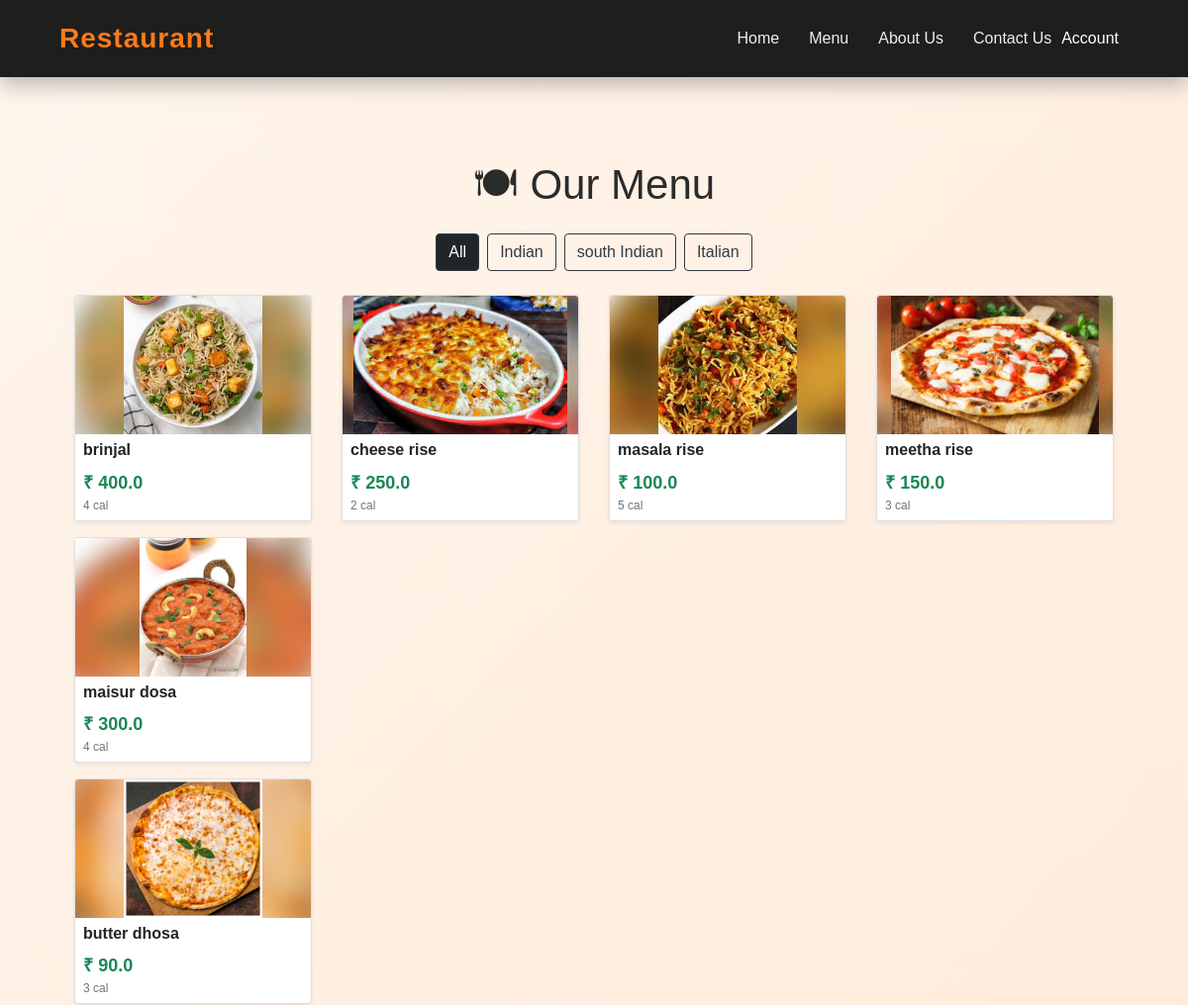
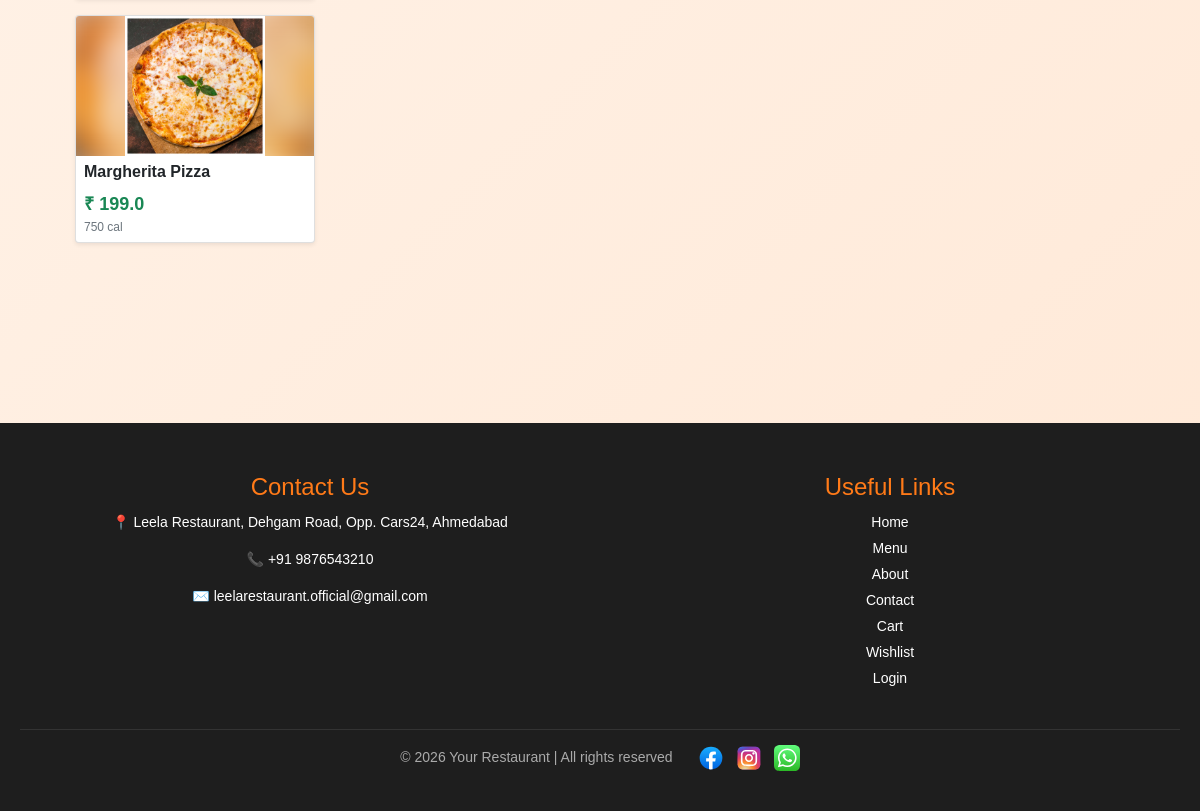
The app's page /menu/ with its own data (2 pictures, top to bottom).
### adminpanel/models.py (models this page shows, shortened)
class FoodItemCategory(models.Model):
    category_name = models.CharField(max_length=100)

class FoodItem(models.Model):
    name = models.CharField(max_length=100)
    price = models.FloatField()
    is_available = models.BooleanField(default=True)
    calories = models.IntegerField()
    sub_cat = models.ForeignKey(FoodItemSubCategory, on_delete=models.CASCADE)

class FoodItemImage(models.Model):
    img_url = models.ImageField(upload_to='food/')
    uploaded_date = models.DateTimeField(auto_now_add=True)
    food_item = models.ForeignKey(
        FoodItem,
        on_delete=models.CASCADE,
        related_name='images'   # 🔥 VERY IMPORTANT
    )

### menu/views.py (the view)
# urls.py: path('menu/', views.menu_page, name='menu_page'),
def menu_page(request):
   categories = FoodItemCategory.objects.prefetch_related(
        'fooditemsubcategory_set__fooditem_set__images'
    )
   return render(request, 'menu/menu.html', {
        'categories': categories
    })

### templates/menu/menu.html (shortened to what this page needs)
{% extends 'menu/base.html' %}
{% load static %}
{% block content %}
<link rel="stylesheet" href="{% static 'menu/css/menu.css' %}">
<link rel="stylesheet" href="{% static 'bootstrap/css/bootstrap.min.css' %}">
<link rel="stylesheet"
      href="https://cdnjs.cloudflare.com/ajax/libs/font-awesome/6.5.1/css/all.min.css">
<div class="container py-4">
    <h2 class="mb-4 text-center">🍽 Our Menu</h2>
    <div class="d-flex justify-content-center gap-2 mb-4">
        <button class="btn btn-outline-dark main-filter active" data-filter="all">All</button>
        {% for category in categories %}
            <button class="btn btn-outline-dark main-filter"
                    data-filter="{{ category.category_name|lower }}">
                {{ category.category_name }}
            </button>
        {% endfor %}
    </div>
    {% for category in categories %}
    <div class="category-block" data-category="{{ category.category_name|lower }}">
        {% for sub in category.fooditemsubcategory_set.all %}
        <div class="row subcategory-block"
             data-subcategory="{{ sub.subcategory_name|lower }}">
            {% for item in sub.fooditem_set.all %}
            {% if item.is_available %}
            <div class="col-lg-3 col-md-4 col-sm-6 mb-3 food-item">
                <div class="card food-card shadow-sm h-100">
                    {% if item.images.first %}
                    <div class="image-box"
                         style="--bg-img: url('{{ item.images.first.img_url.url }}');">
                        <img src="{{ item.images.first.img_url.url }}"
                             alt="{{ item.name }}">
                    </div>
                    {% endif %}
                    <div class="card-body">
                        <h6 class="card-title">{{ item.name }}</h6>
                        <div class="price">₹ {{ item.price }}</div>
                        <div class="calories">{{ item.calories }} cal</div>
                    </div>
                </div>
            </div>
            {% endif %}
            {% endfor %}
        </div>
        {% endfor %}
    </div>
    {% endfor %}
</div>
{% endblock %}

### static/menu/css/frontend.css (style rules this page uses)
* { margin: 0; padding: 0; box-sizing: border-box; font-family: 'Poppins', Arial, sans-serif; }
body { background: linear-gradient(135deg, #fff5ec, #ffe8d6); color: #333; }
.content h2 { text-align: center; font-size: 42px; margin-bottom: 50px; color: #2b2b2b; }
.price { font-size: 18px; font-weight: 600; color: #222; margin-top: 10px; }

### static/menu/css/menu.css (style rules this page uses)
body { background-color: #f8f9fa; }
.food-card { font-size: 14px; border-radius: 10px; overflow: hidden; }
.food-card .card-body { padding: 6px 8px; }
.food-card .card-title { font-size: 16px; margin-bottom: 2px; font-weight: 600; }
.price { color: #198754; font-weight: 600; }
.calories { font-size: 12px; color: #6c757d; }
.image-box { position: relative; height: 140px; width: 100%; overflow: hidden; background: #fff; }
.image-box::before { content: ""; position: absolute; inset: 0; background-image: var(--bg-img); background-size: cover; background-position: center; filter: blur(12px); transform: scale(1.2); }
.image-box img { position: relative; z-index: 2; max-width: 100%; max-height: 100%; object-fit: contain; display: block; margin: auto; }
.main-filter.active, .sub-filter.active { background-color: #212529 !important; color: #fff !important; }

### records on screen
FoodItemCategory: category_name "Indian"
FoodItemCategory: category_name "south Indian"
FoodItemCategory: category_name "Italian"
FoodItem: images.first.img_url (picture), name "brinjal", price "400.0", calories "4"
FoodItem: images.first.img_url (picture), name "cheese rise", price "250.0", calories "2"
FoodItem: images.first.img_url (picture), name "masala rise", price "100.0", calories "5"
FoodItem: images.first.img_url (picture), name "meetha rise", price "150.0", calories "3"
FoodItem: images.first.img_url (picture), name "maisur dosa", price "300.0", calories "4"
FoodItem: images.first.img_url (picture), name "butter dhosa", price "90.0", calories "3"
FoodItem: images.first.img_url (picture), name "Margherita Pizza", price "199.0", calories "750"
